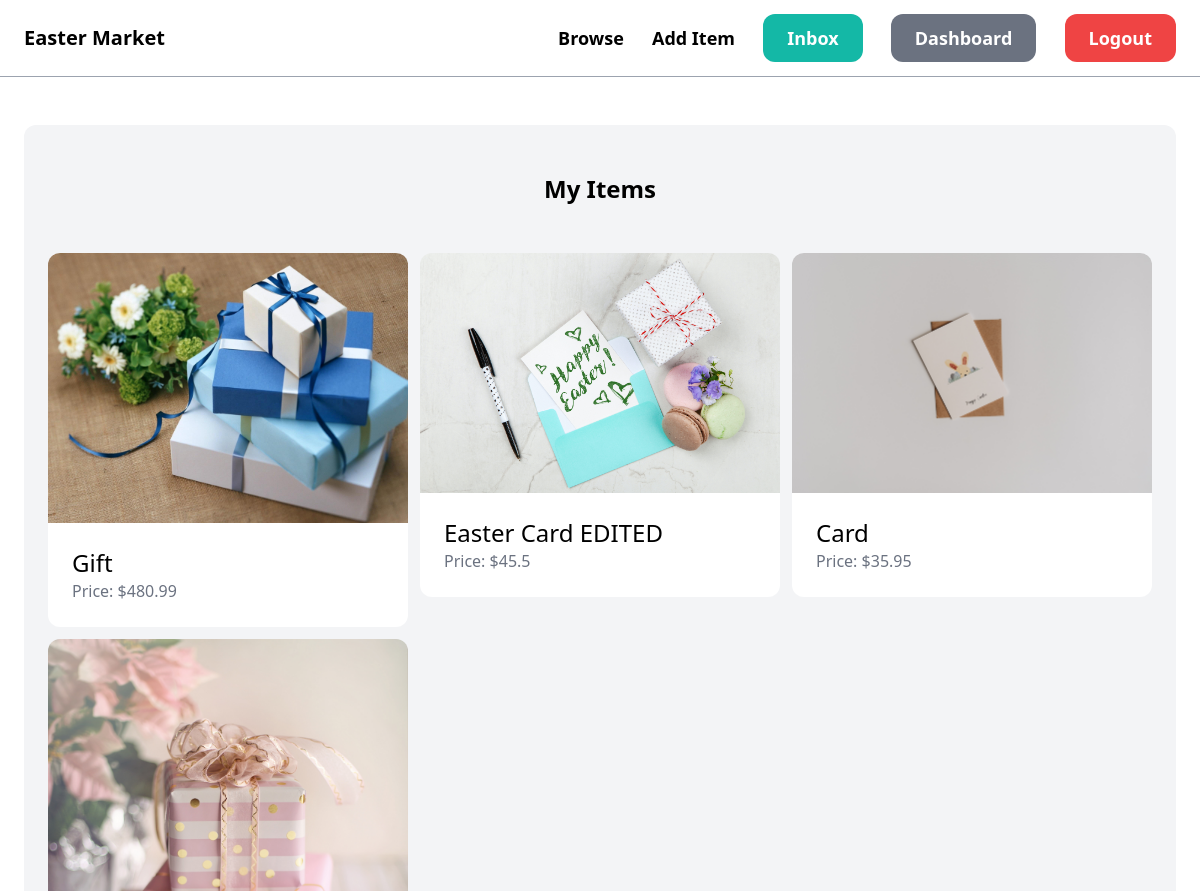
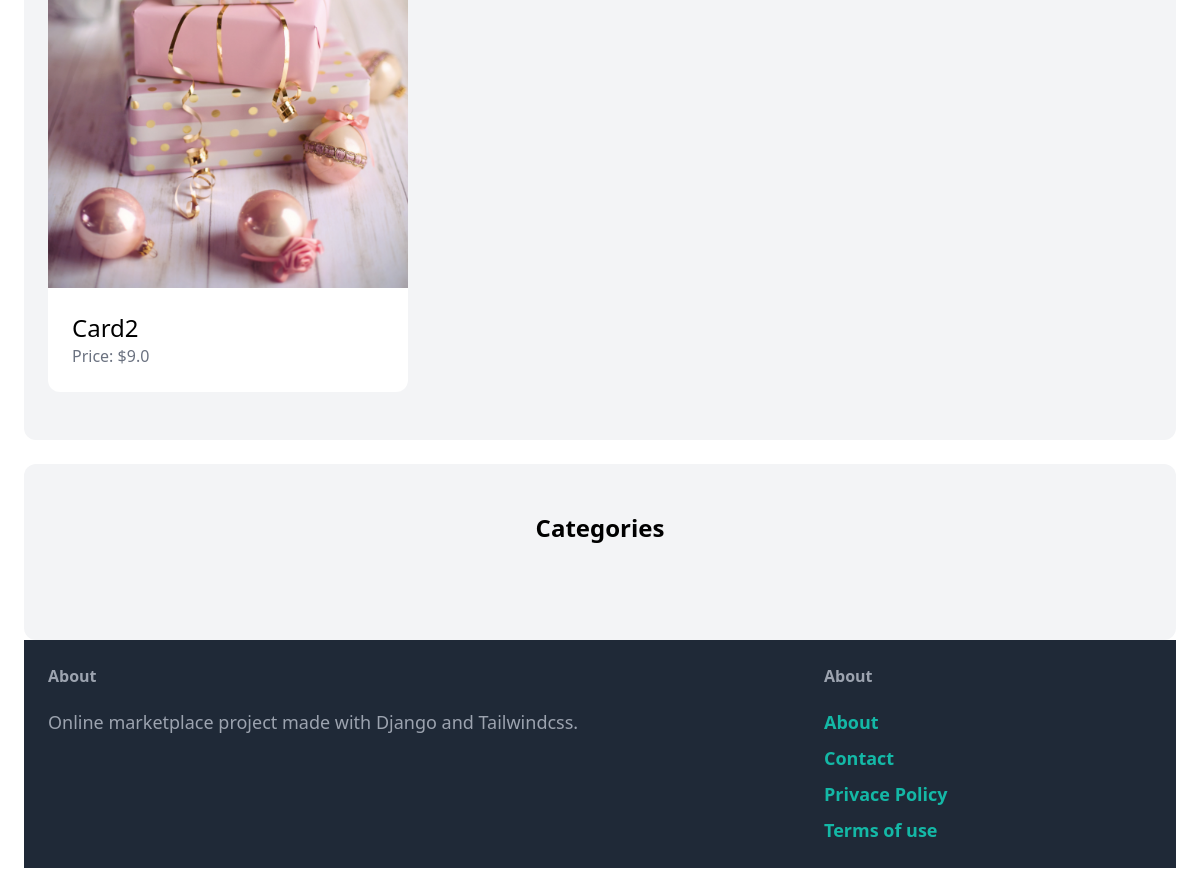
/dashboard/ (signed in), run on an earlier commit of the app's database (2 pictures, top to bottom).
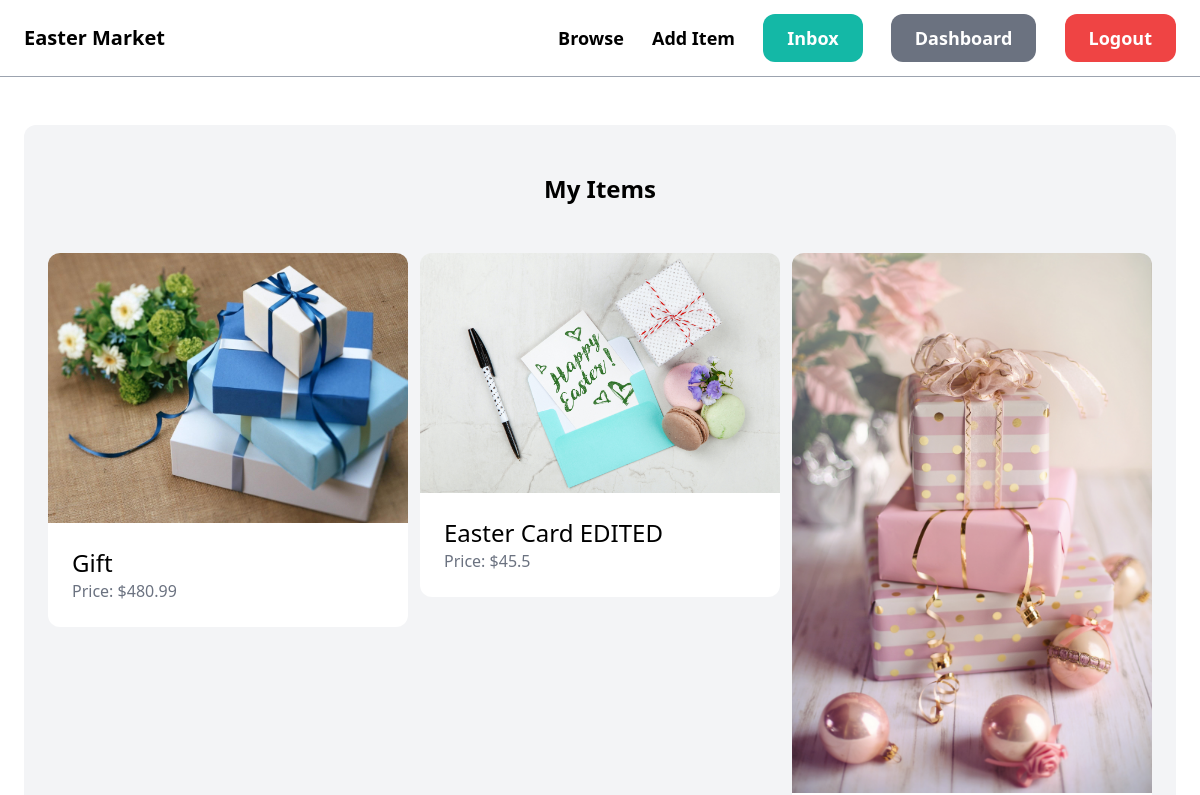
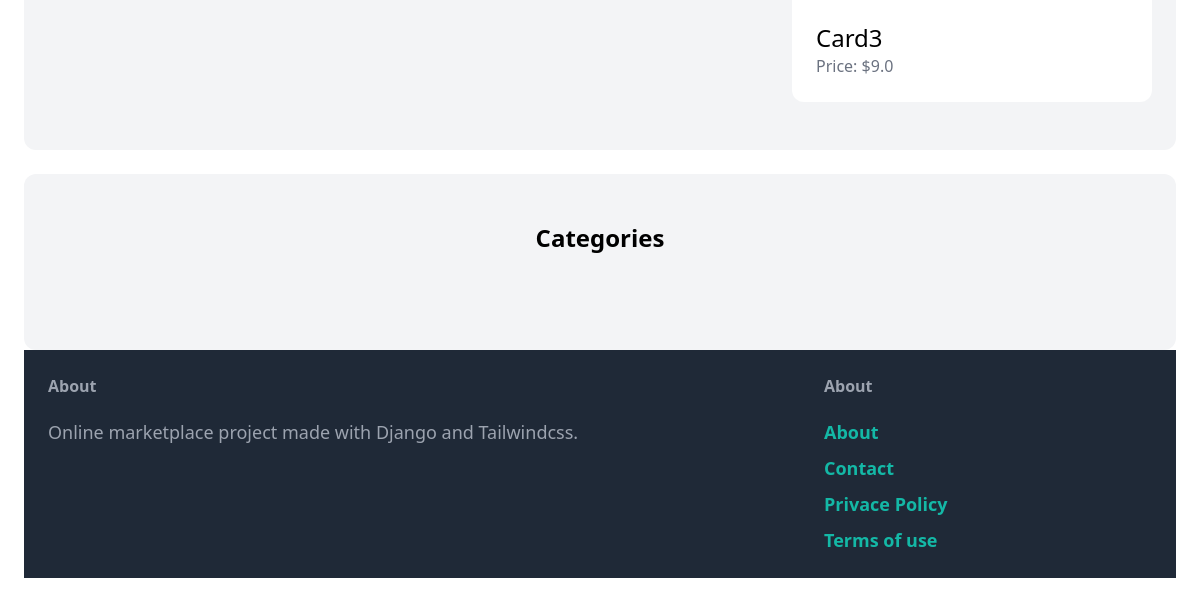
And on a later commit of the database (2 pictures, top to bottom).
### item/models.py (models this page shows, shortened)
class Item(models.Model):
    name = models.CharField(max_length=255)
    category = models.ForeignKey(Category, related_name="items", on_delete=models.CASCADE)
    description = models.TextField(blank=True, null=True)
    price = models.FloatField()
    image = models.ImageField(upload_to="items_images", blank=True, null=True)
    is_sold = models.BooleanField(default=False)
    created_by = models.ForeignKey(User, related_name="items", on_delete=models.CASCADE)
    created_at = models.DateTimeField(auto_now_add=True)

### dashboard/views.py (the view)
# urls.py: path('', views.index, name='index'),
@login_required
def index(request):
    items = Item.objects.filter(created_by=request.user)
    return render(request, 'dashboard/index.html',{
        'items': items,
        })

### dashboard/templates/dashboard/index.html (shortened to what this page needs)
{% extends 'core/base.html' %}
{%block content%}
   <div class="mt-6 px-6 py-12 bg-gray-100 rounded-xl">
        <h2 class="mb-12 text-2xl text-center font-bold">My Items</h2>
        <div class="grid grid-cols-3 gap-3">
            {%for item in items%}
                <div>
                    <a href="{% url 'item:detail' item.id %}">
                        <img src="{{item.image.url}}" class="rounded-t-xl">
                <div class="p-6 bg-white rounded-b-xl">
                    <h2 class="text-2xl">{{ item.name}}</h2>
                    <p class="text-gray-500">Price: ${{item.price}} </p>
                </div>
                    </a>
                </div>
            {% endfor %}
        </div>
    </div>
    <div class='mt-6 px-6 py-12 bg-gray-100 rounded-xl'>
        <h2 class="text-2xl mb-12 text-center font-bold">Categories</h2>
{%endblock%}

What changed in the data, as far as the page shows it:
no longer on this page (row edited): Item: image (picture), name "Card", price "35.95"
changed Item: name "Card2" → "Card3"
